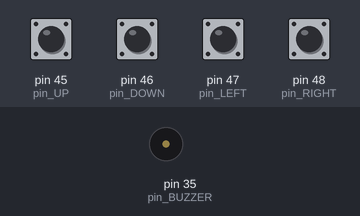
Simulated run of this sketch. Board: Arduino Mega 2560, built with avr-gcc and run on an emulated ATmega2560. On the bench: buzzer (waves = sounding). The inputs (shaded band) are chosen by the test bench; at power-on: pin 45 (pin_UP), pin 46 (pin_DOWN), pin 47 (pin_LEFT), pin 48 (pin_RIGHT) HIGH. What the sketch prints to the serial monitor is not drawn.

Above: at 1.2 s.
1.3 s: pin 45 (pin_UP) pulled LOW for 1 s
At 1.7 s:
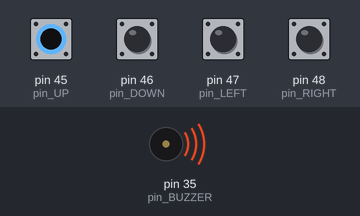
Timing chart, 0 to 4.3 s (numbered marks = the images above; inputs shaded):
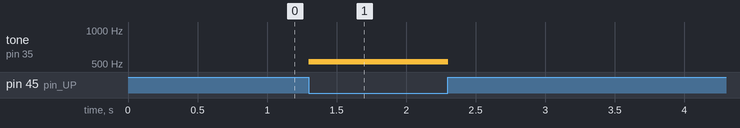

The sketch:

240430_piano.ino
```cpp
int pin_UP= 45;
int pin_DOWN= 46;
int pin_LEFT = 47;
int pin_RIGHT = 48;
int pin_BUZZER = 35;

void setup(){
Serial.begin(115200);
pinMode(pin_UP,INPUT);
pinMode(pin_BUZZER,OUTPUT);
}

void loop(){
  int UP= digitalRead(pin_UP);
  Serial.println(digitalRead(pin_UP));

  int DOWN = digitalRead(pin_DOWN);
  Serial.println(digitalRead(pin_DOWN));

  int LEFT = digitalRead(pin_LEFT);
  Serial.println(digitalRead(pin_LEFT));

  int RIGHT = digitalRead(pin_RIGHT);
  Serial.println(digitalRead(pin_RIGHT));


 if(UP == 0){
  tone(pin_BUZZER,523);////do
  delay(500);
  }

  else{
  noTone(pin_BUZZER);
 }

  if(DOWN == 0){
     tone(pin_BUZZER,587); ///re
 delay(500);
  }

  else{
  noTone(pin_BUZZER);
 }

  if(LEFT == 0){
     tone(pin_BUZZER,659);///mi
  delay(500);
  }

  else{
  noTone(pin_BUZZER);
 }

  if(RIGHT == 0){
     tone(pin_BUZZER,698); ////pa
  delay(500);
  }

  else{
  noTone(pin_BUZZER);
 }


}
```

Measured:
- after the input at 1.3 s, tone on pin 35 (pin_BUZZER): silent → 523 Hz at once, → silent 1.0 s later
